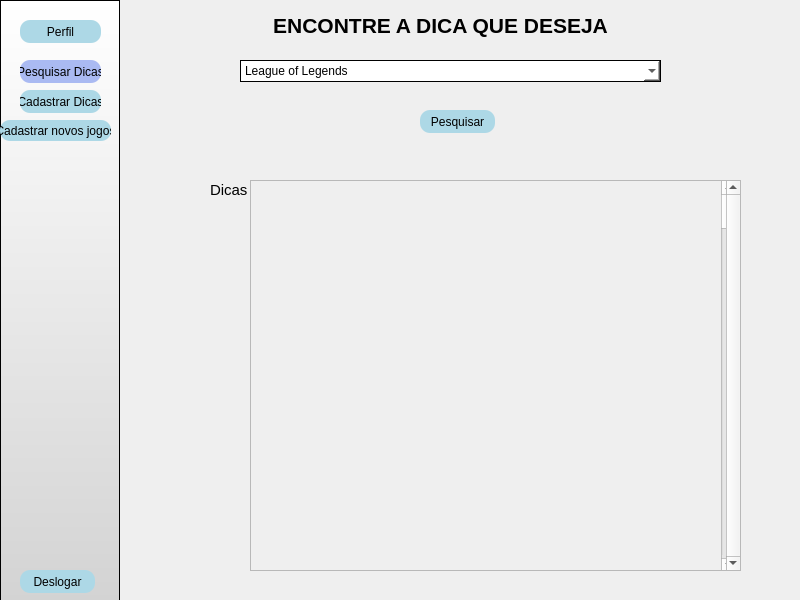
<?xml version="1.0" encoding="UTF-8"?>
<ui version="4.0">
 <class>MainWindow</class>
 <widget class="QMainWindow" name="MainWindow">
  <property name="geometry">
   <rect>
    <x>0</x>
    <y>0</y>
    <width>800</width>
    <height>600</height>
   </rect>
  </property>
  <property name="minimumSize">
   <size>
    <width>800</width>
    <height>600</height>
   </size>
  </property>
  <property name="maximumSize">
   <size>
    <width>800</width>
    <height>600</height>
   </size>
  </property>
  <property name="windowTitle">
   <string>MainWindow</string>
  </property>
  <widget class="QWidget" name="centralwidget">
   <widget class="QFrame" name="frame">
    <property name="geometry">
     <rect>
      <x>0</x>
      <y>0</y>
      <width>120</width>
      <height>601</height>
     </rect>
    </property>
    <property name="styleSheet">
     <string notr="true">background: qlineargradient(x1: 0, y1: 0, x2: 0, y2: 1, stop: 0 white, stop: 1 #D3D3D3);
</string>
    </property>
    <property name="frameShape">
     <enum>QFrame::StyledPanel</enum>
    </property>
    <property name="frameShadow">
     <enum>QFrame::Raised</enum>
    </property>
    <widget class="QPushButton" name="pushButton_2">
     <property name="geometry">
      <rect>
       <x>20</x>
       <y>20</y>
       <width>81</width>
       <height>23</height>
      </rect>
     </property>
     <property name="styleSheet">
      <string notr="true">QPushButton {
    background-color:  #add8e6;
    border-radius: 10px;
}

QPushButton:hover {
    background-color:#AABAF2 ;
}
</string>
     </property>
     <property name="text">
      <string>Perfil</string>
     </property>
    </widget>
    <widget class="QPushButton" name="pushButton_3">
     <property name="geometry">
      <rect>
       <x>20</x>
       <y>60</y>
       <width>81</width>
       <height>23</height>
      </rect>
     </property>
     <property name="styleSheet">
      <string notr="true">QPushButton {
    background-color:  #AABAF2 ;
    border-radius: 10px;
}

QPushButton:hover {
    background-color:#AABAF2 ;
}
</string>
     </property>
     <property name="text">
      <string>Pesquisar Dicas</string>
     </property>
    </widget>
    <widget class="QPushButton" name="voltar">
     <property name="geometry">
      <rect>
       <x>20</x>
       <y>570</y>
       <width>75</width>
       <height>23</height>
      </rect>
     </property>
     <property name="styleSheet">
      <string notr="true">QPushButton {
    background-color:  #add8e6;
    border-radius: 10px;
}

QPushButton:hover {
    background-color:#AABAF2 ;
}
</string>
     </property>
     <property name="text">
      <string>Deslogar</string>
     </property>
    </widget>
    <widget class="QPushButton" name="pushButton_6">
     <property name="geometry">
      <rect>
       <x>20</x>
       <y>90</y>
       <width>81</width>
       <height>23</height>
      </rect>
     </property>
     <property name="styleSheet">
      <string notr="true">QPushButton {
    background-color:  #add8e6;
    border-radius: 10px;
}

QPushButton:hover {
    background-color:#AABAF2 ;
}
</string>
     </property>
     <property name="text">
      <string>Cadastrar Dicas</string>
     </property>
    </widget>
    <widget class="QPushButton" name="pushButton">
     <property name="geometry">
      <rect>
       <x>0</x>
       <y>120</y>
       <width>111</width>
       <height>21</height>
      </rect>
     </property>
     <property name="styleSheet">
      <string notr="true">QPushButton {
    background-color:  #add8e6;
    border-radius: 10px;
}

QPushButton:hover {
    background-color:#AABAF2 ;
}
</string>
     </property>
     <property name="text">
      <string>Cadastrar novos jogos</string>
     </property>
    </widget>
   </widget>
   <widget class="QLabel" name="label">
    <property name="geometry">
     <rect>
      <x>220</x>
      <y>10</y>
      <width>441</width>
      <height>31</height>
     </rect>
    </property>
    <property name="font">
     <font>
      <pointsize>16</pointsize>
      <weight>75</weight>
      <bold>true</bold>
     </font>
    </property>
    <property name="text">
     <string>ENCONTRE A DICA QUE DESEJA</string>
    </property>
    <property name="alignment">
     <set>Qt::AlignCenter</set>
    </property>
   </widget>
   <widget class="QPushButton" name="pushButton_4">
    <property name="geometry">
     <rect>
      <x>420</x>
      <y>110</y>
      <width>75</width>
      <height>23</height>
     </rect>
    </property>
    <property name="styleSheet">
     <string notr="true">QPushButton {
    background-color:  #add8e6;
    border-radius: 10px;
}

QPushButton:hover {
    background-color:#AABAF2 ;
}
</string>
    </property>
    <property name="text">
     <string>Pesquisar</string>
    </property>
   </widget>
   <widget class="QLabel" name="label_2">
    <property name="geometry">
     <rect>
      <x>210</x>
      <y>180</y>
      <width>41</width>
      <height>20</height>
     </rect>
    </property>
    <property name="font">
     <font>
      <pointsize>11</pointsize>
      <weight>50</weight>
      <bold>false</bold>
     </font>
    </property>
    <property name="styleSheet">
     <string notr="true">color: black;
background-color: transparent;
border: none;
</string>
    </property>
    <property name="text">
     <string>Dicas</string>
    </property>
   </widget>
   <widget class="QComboBox" name="comboBox">
    <property name="geometry">
     <rect>
      <x>240</x>
      <y>60</y>
      <width>421</width>
      <height>22</height>
     </rect>
    </property>
    <property name="styleSheet">
     <string notr="true">background-color: transparent;
border: 1px solid black;
background: white;</string>
    </property>
    <item>
     <property name="text">
      <string>League of Legends</string>
     </property>
    </item>
    <item>
     <property name="text">
      <string>Valorant</string>
     </property>
    </item>
    <item>
     <property name="text">
      <string>The Legend of Zelda: Ocarina of Time (1998)</string>
     </property>
    </item>
    <item>
     <property name="text">
      <string>Grand Theft Auto V</string>
     </property>
    </item>
    <item>
     <property name="text">
      <string>The Last of Us</string>
     </property>
    </item>
    <item>
     <property name="text">
      <string>God of War (2018)</string>
     </property>
    </item>
    <item>
     <property name="text">
      <string>Grand Thef Auto: San  Andreas</string>
     </property>
    </item>
    <item>
     <property name="text">
      <string>Portal 2 (2011)</string>
     </property>
    </item>
    <item>
     <property name="text">
      <string>Cuphead</string>
     </property>
    </item>
    <item>
     <property name="text">
      <string>Dota 2</string>
     </property>
    </item>
    <item>
     <property name="text">
      <string>Undertale</string>
     </property>
    </item>
    <item>
     <property name="text">
      <string>Resident Evil 3 (1999)</string>
     </property>
    </item>
    <item>
     <property name="text">
      <string>Resident Evil 2 (Remake)</string>
     </property>
    </item>
    <item>
     <property name="text">
      <string>Silent Hill 2</string>
     </property>
    </item>
    <item>
     <property name="text">
      <string>Shadow of the Colossus</string>
     </property>
    </item>
    <item>
     <property name="text">
      <string>Elden Ring</string>
     </property>
    </item>
    <item>
     <property name="text">
      <string>Hades</string>
     </property>
    </item>
    <item>
     <property name="text">
      <string>Lost Ark</string>
     </property>
    </item>
    <item>
     <property name="text">
      <string>Legends of Runeterra</string>
     </property>
    </item>
    <item>
     <property name="text">
      <string>Dead Space</string>
     </property>
    </item>
    <item>
     <property name="text">
      <string>Overwatch 2</string>
     </property>
    </item>
    <item>
     <property name="text">
      <string>Hitman 3</string>
     </property>
    </item>
    <item>
     <property name="text">
      <string>Halo  Infinite</string>
     </property>
    </item>
    <item>
     <property name="text">
      <string>Call of Duty: Warzone</string>
     </property>
    </item>
    <item>
     <property name="text">
      <string>Resident Evil 3 (Remake)</string>
     </property>
    </item>
    <item>
     <property name="text">
      <string>Castlevania:Symphony Symphony Night</string>
     </property>
    </item>
    <item>
     <property name="text">
      <string>Star Fox 64</string>
     </property>
    </item>
    <item>
     <property name="text">
      <string>Fire Emblem</string>
     </property>
    </item>
    <item>
     <property name="text">
      <string>Crysis</string>
     </property>
    </item>
    <item>
     <property name="text">
      <string>Metroid</string>
     </property>
    </item>
    <item>
     <property name="text">
      <string>Shenmue</string>
     </property>
    </item>
    <item>
     <property name="text">
      <string>Harvest Moon</string>
     </property>
    </item>
    <item>
     <property name="text">
      <string>Mortal Kombat 9</string>
     </property>
    </item>
    <item>
     <property name="text">
      <string>Doom 3</string>
     </property>
    </item>
    <item>
     <property name="text">
      <string>PES 2006</string>
     </property>
    </item>
    <item>
     <property name="text">
      <string>Devil May Cry 3</string>
     </property>
    </item>
    <item>
     <property name="text">
      <string>Lost Ark</string>
     </property>
    </item>
    <item>
     <property name="text">
      <string>Dead Dead</string>
     </property>
    </item>
    <item>
     <property name="text">
      <string>Marvel's Spider-Man:Miles Morales</string>
     </property>
    </item>
    <item>
     <property name="text">
      <string>Monster Hunter Hunter</string>
     </property>
    </item>
    <item>
     <property name="text">
      <string>Death’s Door</string>
     </property>
    </item>
    <item>
     <property name="text">
      <string>Ghostwire: Tokyo</string>
     </property>
    </item>
    <item>
     <property name="text">
      <string>Back 4 Blood</string>
     </property>
    </item>
    <item>
     <property name="text">
      <string>Vampire: Vampire:- Bloodhunt</string>
     </property>
    </item>
    <item>
     <property name="text">
      <string>Dead Trigger</string>
     </property>
    </item>
    <item>
     <property name="text">
      <string>Gatos e Sopa</string>
     </property>
    </item>
    <item>
     <property name="text">
      <string>Roblox</string>
     </property>
    </item>
    <item>
     <property name="text">
      <string>Plants vs Zombies 2</string>
     </property>
    </item>
    <item>
     <property name="text">
      <string>Clash of Clans</string>
     </property>
    </item>
    <item>
     <property name="text">
      <string>GTA:Vice City</string>
     </property>
    </item>
    <item>
     <property name="text">
      <string>SAS 4: Zombie Assault</string>
     </property>
    </item>
    <item>
     <property name="text">
      <string>Lineage 2</string>
     </property>
    </item>
    <item>
     <property name="text">
      <string>Call of Juarez:Gunslinger</string>
     </property>
    </item>
   </widget>
   <widget class="QScrollArea" name="scrollArea">
    <property name="geometry">
     <rect>
      <x>250</x>
      <y>180</y>
      <width>491</width>
      <height>391</height>
     </rect>
    </property>
    <property name="verticalScrollBarPolicy">
     <enum>Qt::ScrollBarAlwaysOn</enum>
    </property>
    <property name="horizontalScrollBarPolicy">
     <enum>Qt::ScrollBarAlwaysOff</enum>
    </property>
    <property name="widgetResizable">
     <bool>true</bool>
    </property>
    <widget class="QWidget" name="scrollAreaWidgetContents">
     <property name="geometry">
      <rect>
       <x>0</x>
       <y>0</y>
       <width>472</width>
       <height>389</height>
      </rect>
     </property>
     <widget class="QScrollBar" name="verticalScrollBar">
      <property name="geometry">
       <rect>
        <x>470</x>
        <y>0</y>
        <width>16</width>
        <height>391</height>
       </rect>
      </property>
      <property name="orientation">
       <enum>Qt::Vertical</enum>
      </property>
     </widget>
     <widget class="QPlainTextEdit" name="plainTextEdit">
      <property name="geometry">
       <rect>
        <x>0</x>
        <y>0</y>
        <width>471</width>
        <height>391</height>
       </rect>
      </property>
      <property name="styleSheet">
       <string notr="true">color: black;
background-color: transparent;

</string>
      </property>
      <property name="readOnly">
       <bool>true</bool>
      </property>
      <property name="overwriteMode">
       <bool>false</bool>
      </property>
     </widget>
    </widget>
   </widget>
  </widget>
 </widget>
 <resources/>
 <connections/>
</ui>
